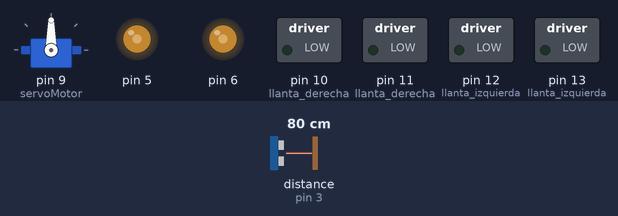
Bench run of a sketch on a simulated Arduino Uno, built with avr-gcc and run on an emulated ATmega328P. Parts: servo, switched loads named in the sketch (green lamp = pin HIGH), output pins drawn as LEDs (lit = HIGH). Wiring (inferred from the names in the program): ultrasonic range finder: trigger pin 2; echo pin 3. Dashed ring = blinking. The inputs (shaded band) are chosen by the test bench; at power-on: distance to the obstacle (sensor on pin 3) 80 cm. The echo pulse lasts 58.3 µs per cm; pins used as bus, display or sensor lines are not drawn.

Above: at 4.0 s.
4.1 s: distance to the obstacle (sensor on pin 3) set to 7 cm
9.9 s: distance to the obstacle (sensor on pin 3) set to 4 cm
At 13.0 s:
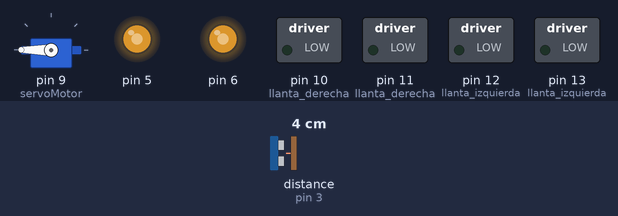
16.3 s: distance to the obstacle (sensor on pin 3) set to 9 cm
At 18.2 s:
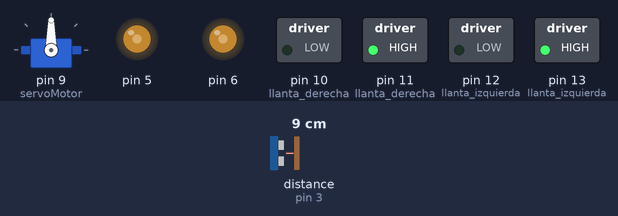
19.8 s: distance to the obstacle (sensor on pin 3) set to 2 cm
At 23.4 s:
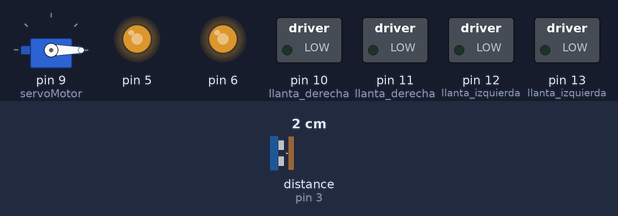
Timing chart, 0 to 26.4 s (numbered marks = the images above; inputs shaded):
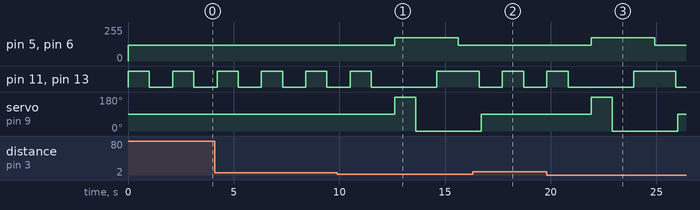

The sketch:

CarLaberynthTest.ino
```cpp
#include <Servo.h>
Servo servoMotor;
const int EchoPin = 3;
const int TriggerPin = 2;
float distancia;
long tiempo;

void setup() {
  pinMode(TriggerPin, OUTPUT);
  pinMode(EchoPin, INPUT);
  servoMotor.attach(9);
  pinMode(5,OUTPUT);
  pinMode(6,OUTPUT);
  pinMode(10,OUTPUT); //llanta derecha
  pinMode(11,OUTPUT); //llanta derecha
  pinMode(12,OUTPUT); //llanta izquierda
  pinMode(13,OUTPUT); //llanta izquierda
}

void loop() {
  analogWrite(5, 120); //velocidad en 120
  analogWrite(6, 120); //velocidad en 120
  //izq prim
  avanza();
  delay(500);
  frenar();

  //Derecha prim
  digitalWrite(11, HIGH);//derecha
  digitalWrite(13, HIGH);// izquierda
  digitalWrite(12, LOW); //izquierda      CARRO avanza
  digitalWrite(10, LOW); //derecha
  delay(500);
  frenar();
  delay(100);

  servoMotor.write(90);           //sensor voltea al frente
  distancia = calcularDist();     //mide distancia
  delay(1000);

  analogWrite(5, 175);    //velocidad en 175
  analogWrite(6, 175);

  if(distancia<5){
    servoMotor.write(180);  //voltea sensor a la izquierda
    distancia = calcularDist();
    delay(1000);

    if(distancia>7){      //si distancia menos de 7cm
      rotaIzquierda();
      delay(2000);
      frenar();
    }
    else{
      servoMotor.write(0);        //sensor a la derecha
      distancia = calcularDist();
      delay(1000);
      if(distancia>5){    //si distancia menos a 5
        rotaDerecha();
        delay(2000);
        frenar();
      }
      else{
        avanza();
        delay(1000);
        frenar();
      }
    }
  }
}

float calcularDist(){
  digitalWrite(TriggerPin, HIGH);
  delayMicroseconds(10);
  digitalWrite(TriggerPin, LOW);
  tiempo = (pulseIn(EchoPin, HIGH)/2);

  return float(tiempo * 0.0343);
}

void frenar(){
  digitalWrite(13, LOW);
  digitalWrite(12, LOW);
  digitalWrite(11, LOW);    //frena
  digitalWrite(10, LOW);
 }

void avanza(){
  digitalWrite(13, HIGH);
  digitalWrite(12, LOW);    //avanza
  digitalWrite(11, HIGH);
  digitalWrite(10, LOW);
}

void rotaDerecha(){
  digitalWrite(13,HIGH);
  digitalWrite(12,LOW);     //rota derecha
  digitalWrite(11,LOW);
  digitalWrite(10,HIGH);
}
void rotaIzquierda(){
  digitalWrite(13,LOW);
  digitalWrite(12,HIGH);      //rota izquierda
  digitalWrite(11,HIGH);
  digitalWrite(10,LOW);
}
```

Measured:
- the behaviour switches between 6 and 5 cm on distance to the obstacle (sensor on pin 3) (found by bisection; images 0 and 1)
- after the input at 9.9 s, pin 5, pin 6: 120/255 → 175/255 after 2.7 s, → 120/255 3.0 s later; servo on pin 9 (servoMotor): 90° → 180° after 2.7 s, → 0° 1.0 s later
- after the input at 16.3 s, pin 5, pin 6: stays 120/255 (without the input it goes to 175/255 after 1.4 s); servo on pin 9 (servoMotor): goes on until 16.7 s, then stays 90°
- after the input at 19.8 s, pin 5, pin 6: 120/255 → 175/255 after 2.1 s, → 120/255 3.0 s later; servo on pin 9 (servoMotor): 90° → 180° after 2.1 s, → 0° 1.0 s later, → 90° 3.1 s later
